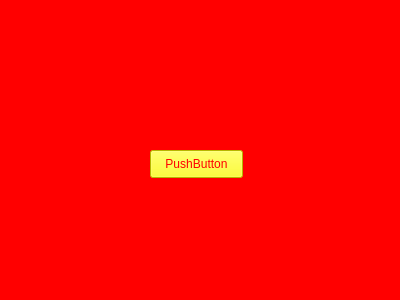
<?xml version="1.0" encoding="UTF-8"?>
<ui version="4.0">
 <class>Form</class>
 <widget class="QWidget" name="Form">
  <property name="geometry">
   <rect>
    <x>0</x>
    <y>0</y>
    <width>400</width>
    <height>300</height>
   </rect>
  </property>
  <property name="windowTitle">
   <string>Form</string>
  </property>
  <property name="styleSheet">
   <string notr="true">background-color:red;</string>
  </property>
  <widget class="QPushButton" name="pushButton">
   <property name="geometry">
    <rect>
     <x>150</x>
     <y>150</y>
     <width>93</width>
     <height>28</height>
    </rect>
   </property>
   <property name="styleSheet">
    <string notr="true">color:red;
background-color:yellow;</string>
   </property>
   <property name="text">
    <string>PushButton</string>
   </property>
  </widget>
 </widget>
 <resources/>
 <connections/>
</ui>
